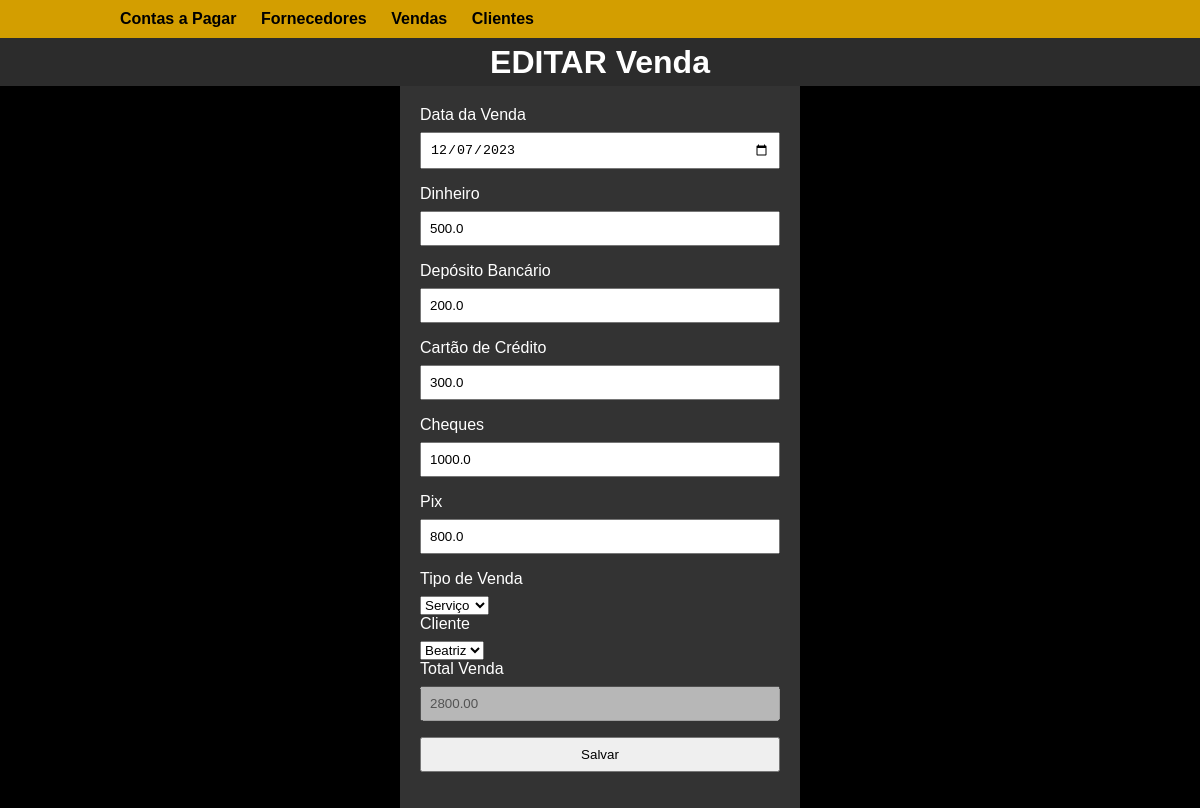
Before: /venda/1 with the older database file.
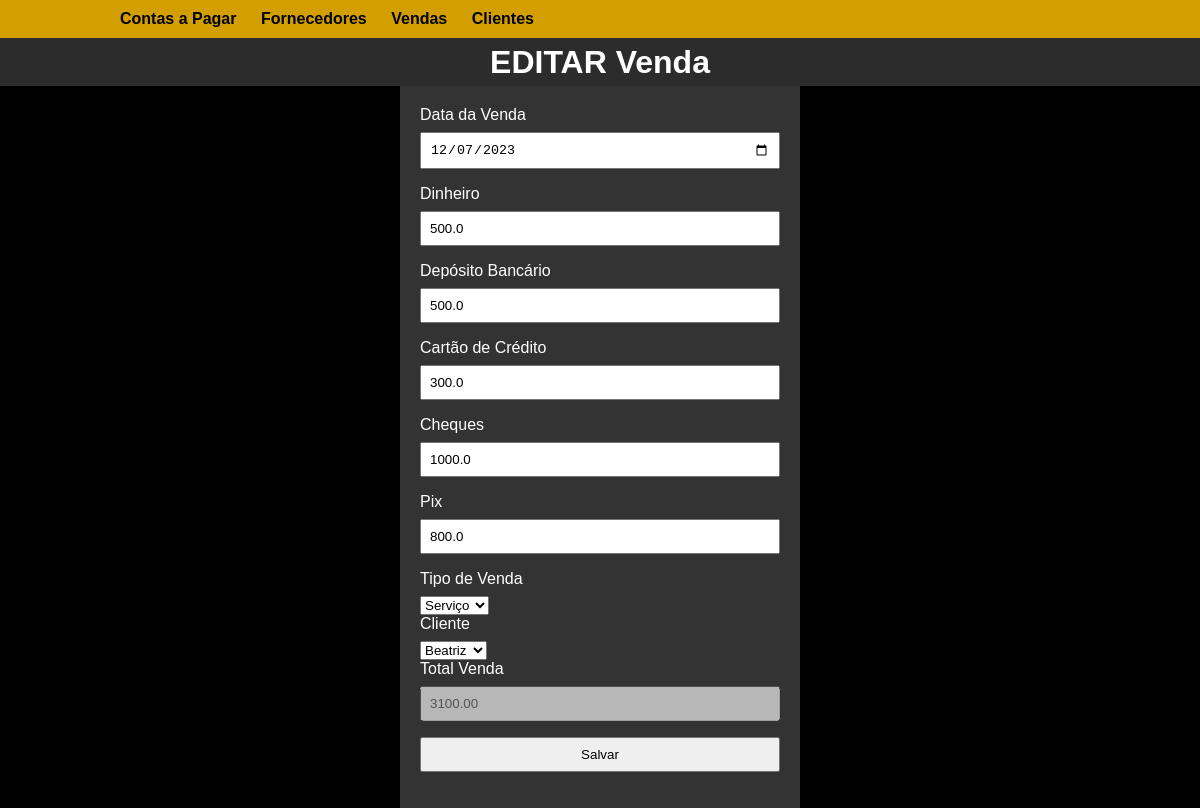
After: the same page with the newer database file.
### models/__init__.py (models this page shows)
class Vendas(db.Model):
    id_venda = db.Column(db.Integer, primary_key=True)
    data_venda = db.Column(db.Date, nullable=False)
    dinheiro_venda = db.Column(db.Float, nullable=True)
    deposito_venda = db.Column(db.Float, nullable=True)
    cartao_venda = db.Column(db.Float, nullable=True)
    cheques_venda = db.Column(db.Float, nullable=True)
    pix_venda = db.Column(db.Float, nullable=True)
    tipo_venda = db.Column(db.String(20), nullable=True)
    total_venda = db.Column(db.Float, nullable=False)
    cliente_id = db.Column(db.Integer, db.ForeignKey(
        'clientes.id_cliente'), nullable=False)
    cliente = db.relationship(
        'Clientes', backref=db.backref('vendas', lazy=True))

### routes/vendas.py (the view, shortened to what this page needs)
@vendas_bp.route('/venda/<int:id>', methods=['GET', 'POST'])
def editar_venda(id):
    venda = Vendas.query.get_or_404(id)
    form = VendaForm(obj=venda)
    form.cliente_id.choices = [
        (f.id_cliente, f.nome_cliente) for f in Clientes.query.all()]
    return render_template('vendas/venda.html',
                           form=form, venda=venda, modo="EDITAR")

### forms/__init__.py
class VendaForm(FlaskForm):
    data_venda = DateField('Data da Venda', validators=[DataRequired()])
    dinheiro_venda = FloatField('Dinheiro')
    deposito_venda = FloatField('Depósito Bancário')
    cartao_venda = FloatField('Cartão de Crédito')
    cheques_venda = FloatField('Cheques')
    pix_venda = FloatField('Pix')
    tipo_venda = SelectField('Tipo de Venda', choices=[('Produto', 'Produto'), ('Serviço', 'Serviço')],
                             validators=[DataRequired()])
    cliente_id = SelectField('Cliente', coerce=int,
                             validators=[DataRequired()])
    total_venda = FloatField('Total Venda')
    submit = SubmitField('Salvar')

### templates/vendas/venda.html (shortened to what this page needs)
{% block styles %}
    <link rel="stylesheet" href="{{ url_for('static', filename='css/formularios.css') }}">
{% endblock %}
{% extends 'layout.html' %}
{% block content %}
    <h1>{{ modo }} Venda</h1>
    <form method="post" action="">
        <p>{{ form.data_venda.label }} {{ form.data_venda }}</p>
        <p>{{ form.dinheiro_venda.label }} {{ form.dinheiro_venda }}</p>
        <p>{{ form.deposito_venda.label }} {{ form.deposito_venda }}</p>
        <p>{{ form.cartao_venda.label }} {{ form.cartao_venda }}</p>
        <p>{{ form.cheques_venda.label }} {{ form.cheques_venda }}</p>
        <p>{{ form.pix_venda.label }} {{ form.pix_venda }}</p>
        <p>{{ form.tipo_venda.label }} {{ form.tipo_venda }}</p>
        <p>{{ form.cliente_id.label }} {{ form.cliente_id }}</p>
        <p>{{ form.total_venda.label }} {{ form.total_venda(disabled=True) }}</p>
        <p>{{ form.submit() }}</p>
    </form>
{% endblock %}

Changed rows visible on the page:
changed Vendas "Serviço": deposito_venda "200.0" → "500.0"; total_venda "2800.00" → "3100.00"
